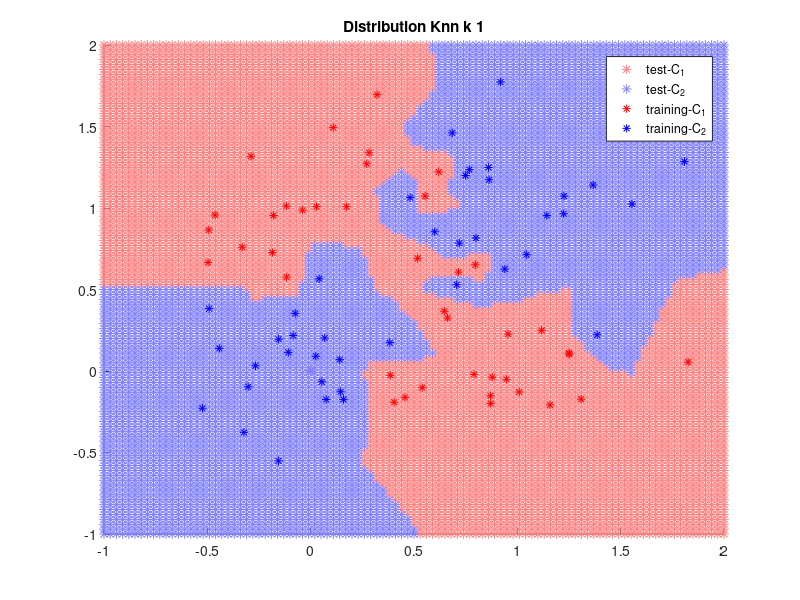

Write the MATLAB code that produced this figure. (Note: a time limit stopped this script after it produced the figure.)
#! /usr/bin/octave -qf

global mu = [0, 1; 1, 0; 0, 0; 1, 1];
global sigma = sqrt(0.1);
global nSampPerClass = 40;


# Generate samples
function _samples = generateSamples()
	global mu;
	global sigma;
	global nSampPerClass;

	_samples = [];
	samplesC1X = [];
	samplesC1Y = [];
	samplesC2X = [];
	samplesC2Y = [];

	subC1 = [[], []; [], []];
	subC2 = [[], []; [], []];
	for p = 1:2
		for d = 1:2
			myMu = mu(p, d);
			for s = 1:nSampPerClass
				subC1(p, d, s) = myMu + sigma*randn;
			endfor
		endfor
	endfor
	for p = 1:2
		for d = 1:2
			myMu = mu(2+p, d);
			for s = 1:nSampPerClass
				subC2(p, d, s) = myMu + sigma*randn;
			endfor
		endfor
	endfor

	for s = 1:nSampPerClass
		ci = 1 + mod(s, 2);
		x = subC1(ci, 1, s);
		y = subC1(ci, 2, s);
		samplesC1X(end+1) = x;
		samplesC1Y(end+1) = y;
	endfor

	for s = 1:nSampPerClass
		ci = 1 + mod(s, 2);
		x = subC2(ci, 1, s);
		y = subC2(ci, 2, s);
		samplesC2X(end+1) = x;
		samplesC2Y(end+1) = y;
	endfor

	_samples = [samplesC1Y; samplesC1X; samplesC2Y; samplesC2X];
endfunction


# measure distance between two data points
function _distance = distance(p1, p2)
	_distance = norm(p1-p2);
endfunction

# convenience function to access a datapoint
function _point = getPoint(data, index)
	_point = [data(index, 1), data(index, 2)];
endfunction



# 9.1 k Nearest Neighbors

function _knn = knn(dataTrainingC, point, k)
	distances = [];
	n = length(dataTrainingC);
	for i = 1:n # iterate over all training points
		x = getPoint(dataTrainingC, i); # training data point
		t = dataTrainingC(i, 3); # label
		# add distance and target of current point
		distances = [distances; distance(point, x), t];
	endfor
	distances = sortrows(distances); # sort rows (by first column -> sort by distance ascending)
	distances(k+1:end,:)=[]; # delete everything except the first k rows
	s = sum(distances, 1); # sum along the cols
	s(:,1) = []; # keep only the label sum
	_knn = round(s / k);
endfunction


# 9.2 Parzen Windows

function _pn = pn(dataTrainingC, point, parzenSigma)
	classesWeighted = [0, 0];
	n = length(dataTrainingC);
	for i = 1:n # iterate over all training points
		x = getPoint(dataTrainingC, i); # training data point
		t = dataTrainingC(i, 3); # label
		# add distance and target of current point
		classesWeighted(t) += 1 / sqrt(2*pi*parzenSigma^2) * exp(-distance(point, x)^2 / (2*parzenSigma^2));
	endfor
	if classesWeighted(1) > classesWeighted(2)
		_pn = 1;
	else
		_pn = 2;
	endif
endfunction



# 9.3 RBF Network

function _phi = phi(x, rbfMu, rbfSigma)
	_phi = exp(-1 * distance(x, rbfMu)^2 / 2 * rbfSigma^2);
endfunction

# calculate the k centroids
function _centroids = kmeans(dataTrainingC, k)
	n = length(dataTrainingC);
	# pick random data points as initial centroids
	t = [];
	for i = 1:k
		index = unidrnd(n);
		t = [t; getPoint(dataTrainingC, index)];
	endfor
	# update cenroids
	for i = 1:(10 * n)
		index = unidrnd(n);
		# choose data point
		x = getPoint(dataTrainingC, index);

		# determine closest centroid
		distances = [];
		for j = 1:length(t)
			distances = [distances; distance(x, t(j,:)), j];
		endfor
		distances = sortrows(distances);
		jnearest = distances(1,2);
		nearest = t(jnearest,:);

		# update centroid
		nearest = nearest + (1 / n) * (x - nearest);
		t(jnearest,:) = nearest;
	endfor
	_centroids = t;
endfunction


function plotClsDist(dataTrainingP, testC1, testC2, name)
	global mySamples;
	global stepSize;

	distSymbSize = 40 * sqrt(stepSize);

	f = figure('Visible', 'off');
	hold on
	if length(testC1) > 0
		plot(testC1'(1,:), testC1'(2,:), '*', 'color', [1.0 0.5 0.5], 'markersize', distSymbSize);
	endif
	if length(testC2) > 0
		plot(testC2'(1,:)', testC2'(2,:), '*', 'color', [0.5 0.5 1.0], 'markersize', distSymbSize);
	endif

	plot(dataTrainingP(1,:), dataTrainingP(2,:), '*', 'color', [1.0 0.0 0.0]);
	plot(dataTrainingP(3,:), dataTrainingP(4,:), '*', 'color', [0.0 0.0 1.0]);
	title(strrep(strcat("Distribution_", strrep(name, "classifier", "")), "_", " "));
	legend(["test-C_1"; "test-C_2"; "training-C_1"; "training-C_2"]);
	print(strcat("out_", strrep(name, ".", ""), ".png"), "-dpng");
	hold off
endfunction


function _classifiedGrid = classifyGrid(dataTrainingC, classifier)
	global stepSize;

	_classifiedGrid = [];

	steps = -1 : stepSize : 2;
	for x = steps
		for y = steps
			tdi = length(_classifiedGrid) + 1;
			_classifiedGrid(tdi, 1) = x;
			_classifiedGrid(tdi, 2) = y;
			isInit = (x == -1) && (y == -1);
			_classifiedGrid(tdi, 3) = feval(classifier, dataTrainingC, [x, y], isInit);
		endfor
	endfor
endfunction



function _testClassData = separateTestDataIntoClasses(classifiedGrid, wantedClass)
	_testClassData = [];
	for tdi = 1:length(classifiedGrid)
		if classifiedGrid(tdi, 3) == wantedClass
			newInd = length(_testClassData) + 1;
			_testClassData(newInd, 1) = classifiedGrid(tdi, 1);
			_testClassData(newInd, 2) = classifiedGrid(tdi, 2);
			_testClassData(newInd, 3) = classifiedGrid(tdi, 3);
		end
	endfor
endfunction

function _cls = classifierKnn(dataTrainingC, point, isInit)
	global k;
	_cls = knn(dataTrainingC, point, k);
endfunction

function _cls = classifierParzen(dataTrainingC, point, isInit)
	global parzenSigma;
	_cls = pn(dataTrainingC, point, parzenSigma);
endfunction

function _cls = classifierRbf(dataTrainingC, point, isInit)
	global rbfK;
	global rbfSigma;
	global rbfMus;
	global rbfX;
	global rbfW;
	global rbfWC1;
	global rbfWC2;
	if isInit
		rbfMus = kmeans(dataTrainingC, rbfK);
		rbfX = dataTrainingC;
		rbfX(:,3:end)=[]; # delete the labels
		phiMatrix = [];
		for j = 1:rbfK
			phiCol = [];
			for alpha = 1:length(rbfX)
					phiCol = [phiCol; phi(rbfX(alpha), rbfMus(j), rbfSigma)];
			endfor
			phiMatrix = [phiMatrix phiCol];
		endfor
		% once we are here, phiMatrix is 80x4

		phiMatrix = [phiMatrix ones(length(rbfX), 1)]; % add bias, phiMatrix is now 80x5
		% get labels
		rbfT = dataTrainingC;
		rbfT(:,4)=[]; # delete the filler
		rbfT(:,1:2)=[]; # delete the data
		% comute weight vector
		%rbfW = pinv(phiMatrix) * rbfT;
		half = length(rbfX) / 2; % this is hard coded, won't work for more than 2 classes
		rbfTC1 = [ones(half, 1); zeros(half, 1)]; % hard coded: we suppose, that the first half data points are class1, the second half class two
		rbfTC2 = [zeros(half, 1); ones(half, 1)];
		rbfWC1 = pinv(phiMatrix) * rbfTC1;
		rbfWC2 = pinv(phiMatrix) * rbfTC2;
	endif

	% compute output
	%_y = 0;
	_yC1 = 0;
	_yC2 = 0;
	for j = 1:(rbfK)
		phiJ = phi(point, rbfMus(j), rbfSigma);
		%_y += rbfW(j) * phiJ;
		_yC1 += rbfWC1(j) * phiJ;
		_yC2 += rbfWC2(j) * phiJ;
	endfor
	% add bias
	%_y += _y + rbfW(rbfK+1) * 1.0;
	_yC1 += _yC1 + rbfWC1(rbfK+1) * 1.0;
	_yC2 += _yC2 + rbfWC2(rbfK+1) * 1.0;

	%if _y < 1.5
	if _yC1 < _yC2
		_cls = 1;
	else
		_cls = 2;
	endif
endfunction

function _cls = plotClassifier(dataTrainingC, dataTrainingP, classifier, nameSuffix)
	classifiedGrid = classifyGrid(dataTrainingC, classifier);
	testClassData1 = separateTestDataIntoClasses(classifiedGrid, 1);
	testClassData2 = separateTestDataIntoClasses(classifiedGrid, 2);

	name = strcat(classifier, "_", nameSuffix);
	plotClsDist(dataTrainingP, testClassData1, testClassData2, name);
endfunction


function plotKnn(dataTrainingC, dataTrainingP, myK)
	global k;
	k = myK;
	plotClassifier(dataTrainingC, dataTrainingP, 'classifierKnn', strcat("k_", num2str(k)));
endfunction

function plotParzen(dataTrainingC, dataTrainingP, mySigma2)
	global parzenSigma;
	parzenSigma = sqrt(mySigma2);
	plotClassifier(dataTrainingC, dataTrainingP, 'classifierParzen', strcat("sigma2_", num2str(mySigma2)));
endfunction

function plotRbf(dataTrainingC, dataTrainingP, myK, mySigma)
	global rbfK;
	global rbfSigma;
	rbfK = myK;
	rbfSigma = mySigma;
	plotClassifier(dataTrainingC, dataTrainingP, 'classifierRbf', strcat("k_", num2str(rbfK), "_sigma_", num2str(rbfSigma)));
endfunction



dataTrainingP = generateSamples();

dataTrainingC = [
	dataTrainingP(1,:)' dataTrainingP(2,:)' 1 * ones(nSampPerClass, 1), zeros(nSampPerClass, 1);
	dataTrainingP(3,:)' dataTrainingP(4,:)' 2 * ones(nSampPerClass, 1), zeros(nSampPerClass, 1)];

global stepSize = 0.03;




for myK = [1, 5, 25]
	plotKnn(dataTrainingC, dataTrainingP, myK);
endfor

for mySigma2 = [0.01, 0.1, 0.5]
	plotParzen(dataTrainingC, dataTrainingP, mySigma2);
endfor


for myK = [4, 8]
	for mySigma = [0.01, 0.02]
		plotRbf(dataTrainingC, dataTrainingP, myK, mySigma);
	endfor
endfor
